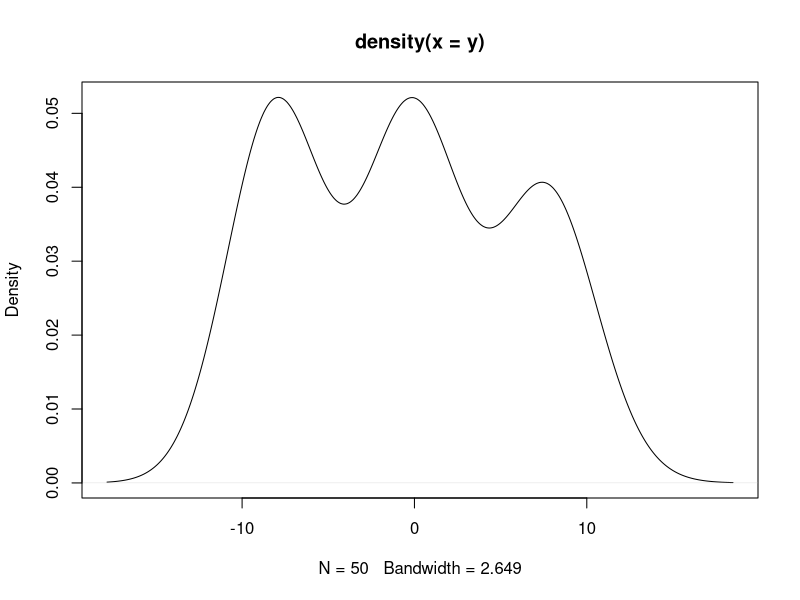

The R source for this figure:
#1.generate data from a mixture model#########################################
n <- 50
nc0<-3
w0<- c(1/3,1/3,1/3)
cp0 <- sample(1:nc0,prob=w0,size=n,replace=TRUE)#component
mus0 <- c(-8,0,8)
sds0 <- sqrt(c(1,1,1))
y <- rnorm(n,mean=mus0[cp0],sd=sds0[cp0])
plot(density(y))
#2. initial value####################################################
#prior for theta##############################B
ep<-0.5
s<-0.1
c<-1
#initial settings
Nc <- n#######################################E
delta <- c(1:n)#indicator variable############D
w <- exp(-1*delta)#weight of each component###E
#theta <-  matrix(1, nrow=2, ncol=n)#initial for theta###B
v <- rbeta(n,1,c)#initial for beta############C
u <- NULL#latent variable 1###################A
theta<-vector("list")
theta[[1]]<-matrix(1,nrow=2,ncol=Nc)
#big loop#################################################################
#big loop#################################################################
IN<-10000
for (I in (2:IN)){
  #A.update u#######################################################
  for (ia in 1:n){
    u[ia] <- runif(1,0,w[delta[ia]])
  }
  #observations within each component
  oc<-vector("list",Nc)
  for (j in 1:Nc)
  {
    oc[[j]]<-which(delta==j)
  }
  #B.update theta=(mu,lambda)###################################################
  m <- NULL
  ksi <- NULL
  d <- NULL
  mu <- NULL
  lambda <- NULL# first row for initial value
  #theta<-vector("list")
  for (j in 1:Nc)
  {
    m[j] <-length(oc[[j]])
    if (m[j]!=0){
      ksi[j] <- sum(y[oc[[j]]])  
      lambda1 <- ep+m[j]/2
      mu[j]<-ksi[j]*theta[[I-1]][2,j]/(m[j]*theta[[I-1]][2,j]+s)
      d <- crossprod(y[oc[[j]]]-mu[j])
      lambda2 <- ep+d/2
      lambda[j] <- lambda1/lambda2#1/sd
    } else {
      mu[j] <- 0
      lambda[j]<-1
    }
  }
  theta[[I]]<-rbind(mu,lambda)
  #C.update v##########################################
  alpha<-NULL
  beta<-NULL
  for (j in 1:Nc)
  {
    alpha0 <- u[oc[[j]]]/prod(1-v[1:(j-1)])
    if (length(alpha0)==0){
      alpha[j] <- 0
    } else {
      alpha[j] <- max(alpha0)
    }
    beta0<-NULL
    if (j<Nc)
    {
      for (j2 in (j+1):Nc)
      {
        beta0<-c(beta0,u[oc[[j2]]]*(1-v[j])/(v[j2]*prod(1-v[1:(j2-1)])))
      }
      if (length(beta0)==0){
        beta[j]<-1
      } else {
        beta[j]<-1-max(beta0) 
      }
    }else{
      beta[j]<-1
    }
    if (alpha[j]<beta[j])
    {  unif<-runif(1)
    v[j]<-1-((1-alpha[j])^c*(1-unif)+(1-beta[j])^c*unif)^(1/c)
    }#else vj keep unchaging
    else{
      v[j]<-rbeta(1,1,c)
    }
  }  
  #D.update delta######################################################################
  p<-matrix(nrow=n,ncol=Nc)
  for (id in 1:n){
    for (jd in (1:Nc)){
      if (w[jd]>u[id]){
        p[id,jd]<-dnorm(y[id],mean=theta[[I]][1,jd],sd=1/theta[[I]][2,jd])
      }else{
        p[id,jd]<-0
      }
    }
    delta[id]<-which(p[id,]==max(p[id,]))[1]
    #delta[id]<-sample(c(1:Nc),size=1,replace=FALSE, prob=p[id,]/(sum(p[id,])))
  }
  #E.update w and the number of components Nc###########################################
  u_star<-min(u)
  sum_w<-NULL
  w[1]<-v[1]
  sum_w[1]<-w[1]
  for (ie in (2:Nc)){
    w[ie]<-v[ie]*prod(1-v[1:(ie-1)])
    sum_w[ie]<-sum(w[1:ie])
  }
  Nc<-max(which(sum_w<1-u_star),delta)
  w<-w[order(w,decreasing = TRUE)[1:Nc]]
  #w<-w[1:Nc]
  v<-v[1:Nc]

}
